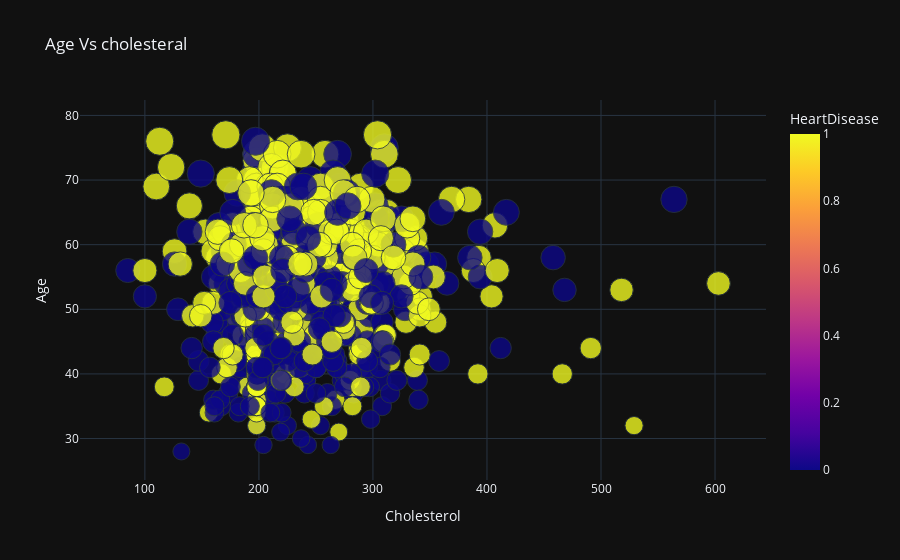

Notebook cell for this chart:
### Code cell
px.scatter(df,x='Cholesterol',y='Age',color='HeartDisease',size='Age',
           labels={'Cholesterol':'Cholesterol','Age':'Age'},
           template='plotly_dark',opacity=0.8,color_discrete_sequence=px.colors.sequential.RdBu,title='Age Vs cholesteral')

### Figure 1 — Plotly figure (JSON) as saved in the notebook; plotly's stock layout.template omitted (floating-point values rounded to 4 significant figures; data arrays with more than 128 entries replaced by an {"elided": "..."} marker saying what was removed)
{"data": [{"hovertemplate": "Cholesterol=%{x}<br>Age=%{marker.size}<br>HeartDisease=%{marker.color}<extra></extra>", "legendgroup": "", "marker": {"color": {"elided": "918 int values"}, "coloraxis": "coloraxis", "opacity": 0.8, "size": {"elided": "918 int values"}, "sizemode": "area", "sizeref": 0.1925, "symbol": "circle"}, "mode": "markers", "name": "", "orientation": "v", "showlegend": false, "type": "scatter", "x": {"elided": "918 int values"}, "xaxis": "x", "y": {"elided": "918 int values"}, "yaxis": "y"}], "layout": {"coloraxis": {"colorbar": {"title": {"text": "HeartDisease"}}, "colorscale": [[0, "#0d0887"], [0.1111, "#46039f"], [0.2222, "#7201a8"], [0.3333, "#9c179e"], [0.4444, "#bd3786"], [0.5556, "#d8576b"], [0.6667, "#ed7953"], [0.7778, "#fb9f3a"], [0.8889, "#fdca26"], [1, "#f0f921"]]}, "legend": {"itemsizing": "constant", "tracegroupgap": 0}, "title": {"text": "Age Vs cholesteral"}, "xaxis": {"anchor": "y", "domain": [0, 1], "title": {"text": "Cholesterol"}}, "yaxis": {"anchor": "x", "domain": [0, 1], "title": {"text": "Age"}}}}
